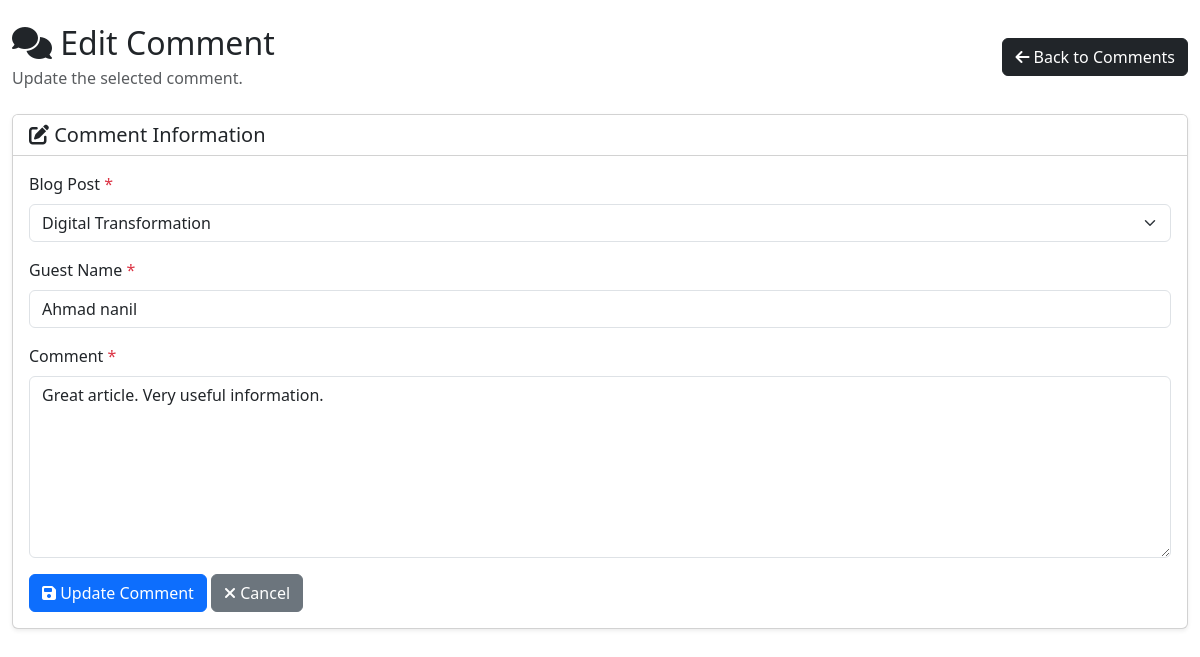
The app's page /admin/comment_form.php?id=1 with its own data.
### tables this page shows
CREATE TABLE `comments` (
  `id` int(10) UNSIGNED NOT NULL,
  `blog_id` int(10) UNSIGNED NOT NULL,
  `guest_name` varchar(150) NOT NULL,
  `comment` text NOT NULL,
  `created_at` timestamp NOT NULL DEFAULT current_timestamp()
);

CREATE TABLE `blogs` (
  `id` int(10) UNSIGNED NOT NULL,
  `image` varchar(255) NOT NULL,
  `title` varchar(255) NOT NULL,
  `subtitle` varchar(255) DEFAULT NULL,
  `blogger_name` varchar(150) NOT NULL,
  `publish_date` date NOT NULL,
  `description` text NOT NULL,
  `created_at` timestamp NOT NULL DEFAULT current_timestamp()
);

### admin/comment_form.php (the view, shortened to what this page needs)
<?php
include '../config.php';
$isEdit = isset($_GET['id']) && is_numeric($_GET['id']);
$id = $isEdit ? (int) $_GET['id'] : null;
$commentData = [
    'blog_id' => '',
    'guest_name' => '',
    'comment' => ''
];
$stmt = $pdo->prepare("
    SELECT
        id,
        title
    FROM blogs
    ORDER BY title ASC
");
$stmt->execute();
$blogs = $stmt->fetchAll(PDO::FETCH_ASSOC);
if ($isEdit) {
    $stmt = $pdo->prepare("
        SELECT
            id,
            blog_id,
            guest_name,
            comment
        FROM comments
        WHERE id = ?
    ");
    $stmt->execute([$id]);
    $existingComment = $stmt->fetch(PDO::FETCH_ASSOC);
    $commentData = $existingComment;
}
?>
<!DOCTYPE html>
<html lang="en">
<head>
    <link
        href="https://cdn.jsdelivr.net/npm/bootstrap@5.3.3/dist/css/bootstrap.min.css"
        rel="stylesheet"
    >
    <link
        rel="stylesheet"
        href="https://cdnjs.cloudflare.com/ajax/libs/font-awesome/6.5.2/css/all.min.css"
    >
</head>
<body>
<div class="container-fluid py-4">
    <div class="d-flex justify-content-between align-items-center mb-4">
        <div>
            <h2 class="mb-1">
                <i class="fa fa-comments"></i>
                <?= $isEdit ? 'Edit Comment' : 'Add Comment' ?>
            </h2>
            <p class="text-muted mb-0">
                <?= $isEdit
                    ? 'Update the selected comment.'
                    : 'Add a new comment to a blog post.'
                ?>
            </p>
        </div>
        <a
            href="comments.php"
            class="btn btn-dark"
        >
            <i class="fa fa-arrow-left"></i>
            Back to Comments
        </a>
    </div>
    <div class="card shadow-sm">
        <div class="card-header bg-white">
            <h5 class="mb-0">
                <i class="fa fa-edit"></i>
                Comment Information
            </h5>
        </div>
        <div class="card-body">
            <form
                method="POST"
                action=""
            >
                <div class="row">
                    <div class="col-md-12 mb-3">
                        <label
                            for="blog_id"
                            class="form-label"
                        >
                            Blog Post
                            <span class="text-danger">*</span>
                        </label>
                        <select
                            name="blog_id"
                            id="blog_id"
                            class="form-select"
                            required
                        >
                            <?php foreach ($blogs as $blog): ?>
                                <option
                                    value="<?= (int) $blog['id'] ?>"
                                    <?= ((int) $commentData['blog_id'] === (int) $blog['id'])
                                        ? 'selected'
                                        : ''
                                    ?>
                                >
                                    <?= htmlspecialchars($blog['title']) ?>
                                </option>
                            <?php endforeach; ?>
                        </select>
                    </div>
                    <div class="col-md-12 mb-3">
                        <label
                            for="guest_name"
                            class="form-label"
                        >
                            Guest Name
                            <span class="text-danger">*</span>
                        </label>
                        <input
                            type="text"
                            name="guest_name"
                            id="guest_name"
                            class="form-control"
                            placeholder="Enter guest name"
                            value="<?= htmlspecialchars($commentData['guest_name']) ?>"
                            required
                        >
                    </div>
                    <div class="col-md-12 mb-3">
                        <label
                            for="comment"
                            class="form-label"
                        >
                            Comment
                            <span class="text-danger">*</span>
                        </label>
                        <textarea
                            name="comment"
                            id="comment"
                            rows="7"
                            class="form-control"
                            placeholder="Enter comment"
                            required
                        ><?= htmlspecialchars($commentData['comment']) ?></textarea>
                    </div>
                    <div class="col-md-12">
                        <button
                            type="submit"
                            class="btn btn-primary"
                        >
                            <i class="fa fa-save"></i>
                            <?= $isEdit
                                ? 'Update Comment'
                                : 'Add Comment'
                            ?>
                        </button>
                        <a
                            href="comments.php"
                            class="btn btn-secondary"
                        >
                            <i class="fa fa-times"></i>
                            Cancel
                        </a>
                    </div>
                </div>
            </form>
        </div>
    </div>
</div>
</body>
</html>

### records on screen
comments: blog_id "Digital Transformation", guest_name "Ahmad nanil", comment "Great article. Very useful information."
